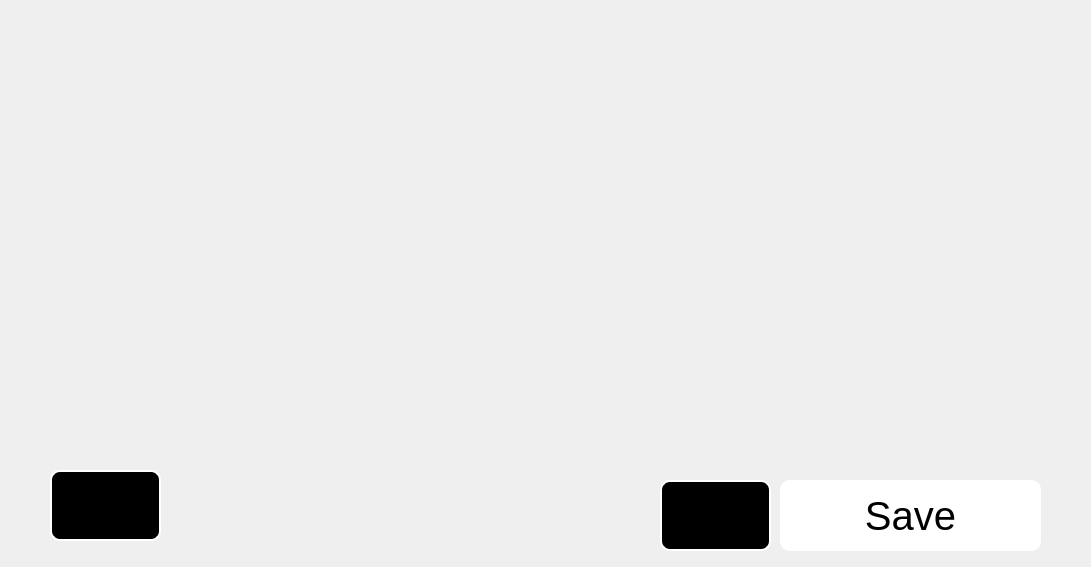
    <widget class="QWidget" name="page_2">
     <property name="geometry">
      <rect>
       <x>0</x>
       <y>0</y>
       <width>1091</width>
       <height>567</height>
      </rect>
     </property>
     <property name="font">
      <font>
       <family>Arial</family>
      </font>
     </property>
     <attribute name="label">
      <string>Boresight</string>
     </attribute>
     <widget class="QToolButton" name="left">
      <property name="geometry">
       <rect>
        <x>0</x>
        <y>210</y>
        <width>150</width>
        <height>150</height>
       </rect>
      </property>
      <property name="font">
       <font>
        <family>Ubuntu</family>
       </font>
      </property>
      <property name="styleSheet">
       <string notr="true">border: 2px rgba(255, 255, 255, 0);
border-radius: 10px;
padding: 0 8px;
background: rgba(255, 255, 255, 0);</string>
      </property>
      <property name="text">
       <string/>
      </property>
      <property name="icon">
       <iconset resource="Icons.qrc">
        <normaloff>:/new/prefix1/icons/left.png</normaloff>:/new/prefix1/icons/left.png</iconset>
      </property>
      <property name="iconSize">
       <size>
        <width>150</width>
        <height>150</height>
       </size>
      </property>
     </widget>
     <widget class="QToolButton" name="up">
      <property name="geometry">
       <rect>
        <x>470</x>
        <y>-10</y>
        <width>150</width>
        <height>150</height>
       </rect>
      </property>
      <property name="font">
       <font>
        <family>Ubuntu</family>
       </font>
      </property>
      <property name="styleSheet">
       <string notr="true">border: 2px rgba(255, 255, 255, 0);
border-radius: 10px;
padding: 0 8px;
background: rgba(255, 255, 255, 0);</string>
      </property>
      <property name="text">
       <string/>
      </property>
      <property name="icon">
       <iconset resource="Icons.qrc">
        <normaloff>:/new/prefix1/icons/up.png</normaloff>:/new/prefix1/icons/up.png</iconset>
      </property>
      <property name="iconSize">
       <size>
        <width>150</width>
        <height>150</height>
       </size>
      </property>
     </widget>
     <widget class="QToolButton" name="right">
      <property name="geometry">
       <rect>
        <x>940</x>
        <y>210</y>
        <width>150</width>
        <height>150</height>
       </rect>
      </property>
      <property name="font">
       <font>
        <family>Ubuntu</family>
       </font>
      </property>
      <property name="styleSheet">
       <string notr="true">border: 2px rgba(255, 255, 255, 0);
border-radius: 10px;
padding: 0 8px;
background: rgba(255, 255, 255, 0);</string>
      </property>
      <property name="text">
       <string/>
      </property>
      <property name="icon">
       <iconset resource="Icons.qrc">
        <normaloff>:/new/prefix1/icons/right.png</normaloff>:/new/prefix1/icons/right.png</iconset>
      </property>
      <property name="iconSize">
       <size>
        <width>150</width>
        <height>150</height>
       </size>
      </property>
     </widget>
     <widget class="QToolButton" name="down">
      <property name="geometry">
       <rect>
        <x>470</x>
        <y>430</y>
        <width>150</width>
        <height>150</height>
       </rect>
      </property>
      <property name="font">
       <font>
        <family>Ubuntu</family>
       </font>
      </property>
      <property name="styleSheet">
       <string notr="true">border: 2px rgba(255, 255, 255, 0);
border-radius: 10px;
padding: 0 8px;
background: rgba(255, 255, 255, 0);</string>
      </property>
      <property name="text">
       <string/>
      </property>
      <property name="icon">
       <iconset resource="Icons.qrc">
        <normaloff>:/new/prefix1/icons/down.png</normaloff>:/new/prefix1/icons/down.png</iconset>
      </property>
      <property name="iconSize">
       <size>
        <width>150</width>
        <height>150</height>
       </size>
      </property>
     </widget>
     <widget class="QLabel" name="frameLabel">
      <property name="geometry">
       <rect>
        <x>50</x>
        <y>10</y>
        <width>990</width>
        <height>540</height>
       </rect>
      </property>
      <property name="font">
       <font>
        <family>Ubuntu</family>
       </font>
      </property>
      <property name="text">
       <string/>
      </property>
     </widget>
     <widget class="QPushButton" name="btnSaveReticlePos">
      <property name="geometry">
       <rect>
        <x>780</x>
        <y>480</y>
        <width>261</width>
        <height>71</height>
       </rect>
      </property>
      <property name="font">
       <font>
        <family>Ubuntu</family>
        <pointsize>30</pointsize>
        <weight>50</weight>
        <bold>false</bold>
       </font>
      </property>
      <property name="focusPolicy">
       <enum>Qt::ClickFocus</enum>
      </property>
      <property name="styleSheet">
       <string notr="true">border: 2px white;
border-radius: 10px;
padding: 0 8px;
background: white;
color: black;</string>
      </property>
      <property name="text">
       <string>Save</string>
      </property>
     </widget>
     <widget class="QPushButton" name="btnCenterReticle">
      <property name="geometry">
       <rect>
        <x>660</x>
        <y>480</y>
        <width>111</width>
        <height>71</height>
       </rect>
      </property>
      <property name="font">
       <font>
        <family>Ubuntu</family>
        <pointsize>30</pointsize>
        <weight>50</weight>
        <bold>false</bold>
       </font>
      </property>
      <property name="focusPolicy">
       <enum>Qt::ClickFocus</enum>
      </property>
      <property name="styleSheet">
       <string notr="true">border: 2px solid white;
border-radius: 10px;
padding: 0 8px;
background: black;
color: black;</string>
      </property>
      <property name="text">
       <string/>
      </property>
      <property name="icon">
       <iconset resource="Icons.qrc">
        <normaloff>:/new/prefix1/icons/reticle.png</normaloff>:/new/prefix1/icons/reticle.png</iconset>
      </property>
      <property name="iconSize">
       <size>
        <width>50</width>
        <height>50</height>
       </size>
      </property>
     </widget>
     <widget class="QPushButton" name="btnShowOffsetCorrectionReticle">
      <property name="geometry">
       <rect>
        <x>50</x>
        <y>470</y>
        <width>111</width>
        <height>71</height>
       </rect>
      </property>
      <property name="font">
       <font>
        <family>Ubuntu</family>
        <pointsize>30</pointsize>
        <weight>50</weight>
        <bold>false</bold>
       </font>
      </property>
      <property name="focusPolicy">
       <enum>Qt::ClickFocus</enum>
      </property>
      <property name="styleSheet">
       <string notr="true">border: 2px solid white;
border-radius: 10px;
padding: 0 8px;
background: black;
color: black;</string>
      </property>
      <property name="text">
       <string/>
      </property>
      <property name="icon">
       <iconset resource="Icons.qrc">
        <normaloff>:/new/prefix1/icons/reticle.png</normaloff>:/new/prefix1/icons/reticle.png</iconset>
      </property>
      <property name="iconSize">
       <size>
        <width>50</width>
        <height>50</height>
       </size>
      </property>
     </widget>
     <zorder>frameLabel</zorder>
     <zorder>down</zorder>
     <zorder>left</zorder>
     <zorder>right</zorder>
     <zorder>up</zorder>
     <zorder>btnSaveReticlePos</zorder>
     <zorder>btnCenterReticle</zorder>
     <zorder>btnShowOffsetCorrectionReticle</zorder>
    </widget>
